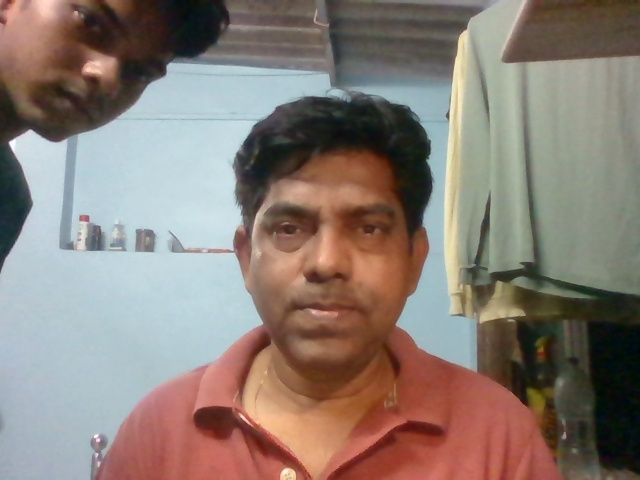
#> input picture facial-symmetry-test/server/uploads/baseline_1773339878093.jpg, 640 x 480 px
$ python analyze.py --mode baseline --image ../server/uploads/baseline_1773339878093.jpg
#> lines starting #> are read from the running program, lines starting #| are printed output that depends on the picture
### facial-symmetry-test/cv_engine/landmark_extractor.py
import cv2
import numpy as np
import mediapipe as mp

mp_face_mesh = mp.solutions.face_mesh


def apply_clahe(image_bgr):
    lab = cv2.cvtColor(image_bgr, cv2.COLOR_BGR2LAB)
    l, a, b = cv2.split(lab)
    clahe = cv2.createCLAHE(clipLimit=2.0, tileGridSize=(8, 8))
    l_eq = clahe.apply(l)
    lab_eq = cv2.merge([l_eq, a, b])
    return cv2.cvtColor(lab_eq, cv2.COLOR_LAB2BGR)


# [35 lines left out: functions check_lighting, validate_pose, not called in this run]


def extract_landmarks(image_path, apply_lighting_norm=True):
    image_bgr = cv2.imread(image_path)
    if image_bgr is None:
        return {"error": f"Cannot load image: {image_path}"}

    img_h, img_w = image_bgr.shape[:2]

    if apply_lighting_norm:
        image_bgr_norm = apply_clahe(image_bgr)
    else:
        image_bgr_norm = image_bgr

    image_rgb = cv2.cvtColor(image_bgr_norm, cv2.COLOR_BGR2RGB)

    with mp_face_mesh.FaceMesh(
        static_image_mode=True,
        max_num_faces=1,
        refine_landmarks=True,
        min_detection_confidence=0.5,
    ) as face_mesh:
        results = face_mesh.process(image_rgb)

    if not results.multi_face_landmarks:
        return {"error": "No face detected in image"}

    face_landmarks = results.multi_face_landmarks[0].landmark

    visibilities = [lm.visibility if hasattr(lm, "visibility") else 1.0 for lm in face_landmarks]
    confidence = float(np.mean(visibilities))

    raw_bgr = cv2.imread(image_path)
    lighting_ratio, lighting_ok = check_lighting(raw_bgr, face_landmarks, img_w, img_h)
    pose_valid, yaw_ratio = validate_pose(face_landmarks, img_w, img_h)

    landmarks = [{"x": lm.x, "y": lm.y, "z": lm.z} for lm in face_landmarks]

    return {
        "landmarks": landmarks,
        "img_w": img_w,
        "img_h": img_h,
        "lighting_ratio": lighting_ratio,
        "lighting_ok": lighting_ok,
        "pose_valid": pose_valid,
        "yaw_ratio": yaw_ratio,
        "confidence": round(confidence, 3),
        "error": None,
    }

### facial-symmetry-test/cv_engine/analyze.py
"""
Main orchestrator — entry point called by Node server.

Usage:
  python analyze.py --mode baseline --image path/to/image.jpg --out path/to/fingerprint.json
  python analyze.py --mode analyze  --image path/to/test.jpg  --fingerprint path/to/fingerprint.json

Prints single JSON object to stdout. Node reads this.
"""

import sys
import json
import argparse

from landmark_extractor import extract_landmarks
from symmetry_engine import compute_all_scores
from comparator import compare


def run_baseline(image_path, out_path):
    extraction = extract_landmarks(image_path)
#> in extract_landmarks, image_bgr is the input picture: shape (480, 640, 3); mean B, G, R 117.3, 125.2, 137.8
#> in apply_clahe, `lab = cv2.cvtColor(image_bgr, cv2.COLOR_BGR2LAB)`: lab: shape (480, 640, 3); mean of channels 0, 1, 2 134.9, 132.7, 135.2
#> in apply_clahe, `l, a, b = cv2.split(lab)`:
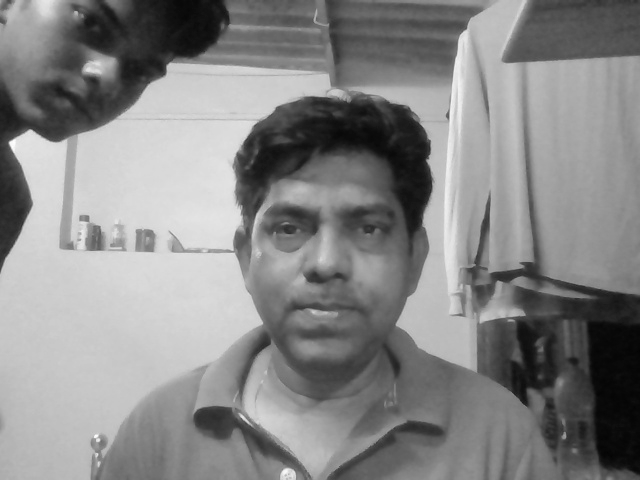
#> l: shape (480, 640); min 3, max 255, mean 134.9
#> in apply_clahe, `l, a, b = cv2.split(lab)`:
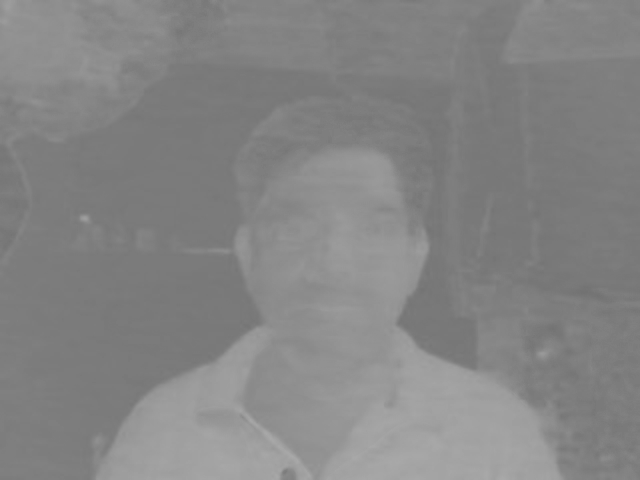
#> a: shape (480, 640); min 114, max 169, mean 132.7
#> in apply_clahe, `l_eq = clahe.apply(l)`:
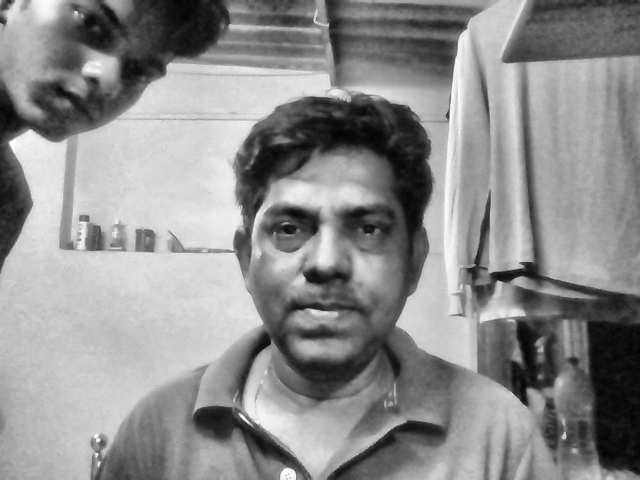
#> l_eq: shape (480, 640); min 2, max 255, mean 141.5
#> in apply_clahe, `lab_eq = cv2.merge([l_eq, a, b])`: lab_eq: shape (480, 640, 3); mean of channels 0, 1, 2 141.5, 132.7, 135.2
#> in apply_clahe, `return cv2.cvtColor(lab_eq, cv2.COLOR_LAB2BGR)`:
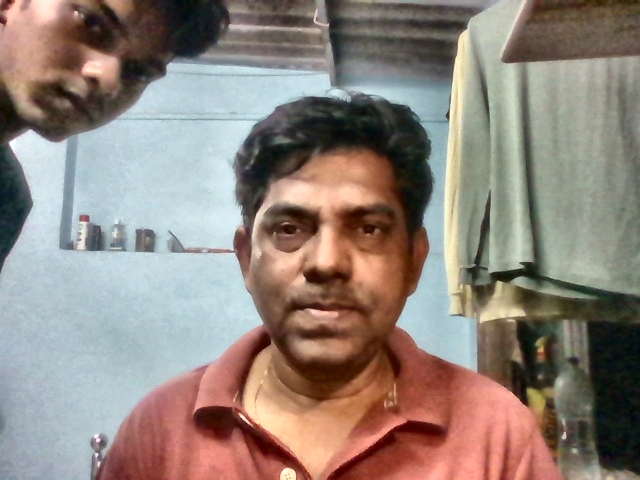
#> returned value: shape (480, 640, 3); mean B, G, R 124, 132.1, 144.9

    if extraction["error"]:
        print(json.dumps({"error": extraction["error"]}))
        return

    scores = compute_all_scores(
        extraction["landmarks"],
        extraction["img_w"],
        extraction["img_h"],
    )

    fingerprint = {
        "scores": scores,
        "meta": {
            "image_path": image_path,
            "lighting_ratio": extraction["lighting_ratio"],
            "lighting_ok": extraction["lighting_ok"],
            "pose_valid": extraction["pose_valid"],
            "yaw_ratio": extraction["yaw_ratio"],
            "confidence": extraction["confidence"],
        },
    }

    with open(out_path, "w") as f:
        json.dump(fingerprint, f, indent=2)

    print(json.dumps({
        "success": True,
        "mode": "baseline",
        "scores": scores,
        "meta": fingerprint["meta"],
        "fingerprint_path": out_path,
    }))


def run_analyze(test_image_path, fingerprint_path):
    # Load baseline fingerprint
    try:
        with open(fingerprint_path, "r") as f:
            fingerprint = json.load(f)
    except FileNotFoundError:
        print(json.dumps({"error": f"Fingerprint not found: {fingerprint_path}. Upload baseline first."}))
        return

    baseline_scores = fingerprint["scores"]

    # Extract landmarks from test image
    extraction = extract_landmarks(test_image_path)

    if extraction["error"]:
        print(json.dumps({"error": extraction["error"]}))
        return

    live_scores = compute_all_scores(
        extraction["landmarks"],
        extraction["img_w"],
        extraction["img_h"],
    )

    result = compare(baseline_scores, live_scores)

    result["test_meta"] = {
        "lighting_ratio": extraction["lighting_ratio"],
        "lighting_ok": extraction["lighting_ok"],
        "pose_valid": extraction["pose_valid"],
        "yaw_ratio": extraction["yaw_ratio"],
        "confidence": extraction["confidence"],
    }

    result["baseline_meta"] = fingerprint["meta"]

    print(json.dumps(result))


if __name__ == "__main__":
    parser = argparse.ArgumentParser()
    parser.add_argument("--mode", choices=["baseline", "analyze"], required=True)
    parser.add_argument("--image", required=True)
    parser.add_argument("--out", default=None)
    parser.add_argument("--fingerprint", default=None)
    args = parser.parse_args()

    if args.mode == "baseline":
        out = args.out or args.image.replace(".jpg", "_fingerprint.json").replace(".png", "_fingerprint.json")
        run_baseline(args.image, out)
#> (the call stopped at in extract_landmarks, `with mp_face_mesh.FaceMesh( static_image_mode=True, max_num_faces=1, r..`: mediapipe is not available in this run)
    elif args.mode == "analyze":
        if not args.fingerprint:
            print(json.dumps({"error": "--fingerprint path required for analyze mode"}))
            sys.exit(1)
        run_analyze(args.image, args.fingerprint)

$ run again, on facial-symmetry-test/server/uploads/test_1773339990039.jpg
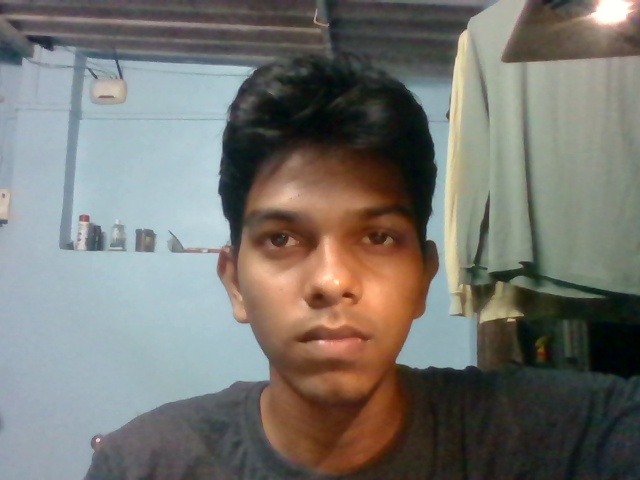
#> input picture facial-symmetry-test/server/uploads/test_1773339990039.jpg, 640 x 480 px
#> in extract_landmarks, image_bgr is the input picture: shape (480, 640, 3); mean B, G, R 111.5, 116.9, 117.9
#> lab: shape (480, 640, 3); mean of channels 0, 1, 2 123.2, 128.3, 131.8
#> in apply_clahe, `l, a, b = cv2.split(lab)`:
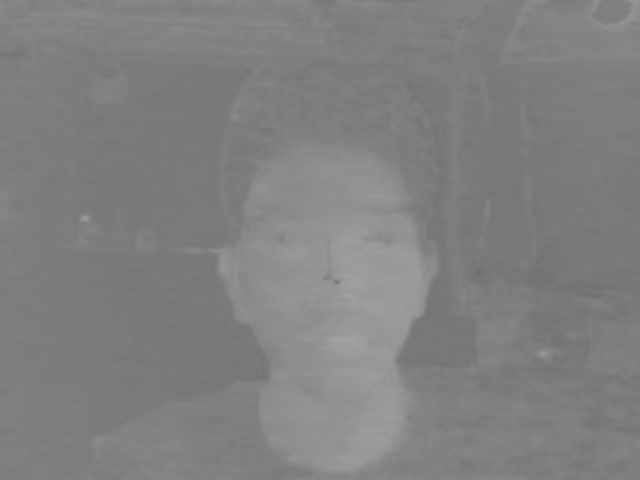
#> a: shape (480, 640); min 112, max 162, mean 128.3
#> lab_eq: shape (480, 640, 3); mean of channels 0, 1, 2 132.7, 128.3, 131.8
#> in apply_clahe, `return cv2.cvtColor(lab_eq, cv2.COLOR_LAB2BGR)`:
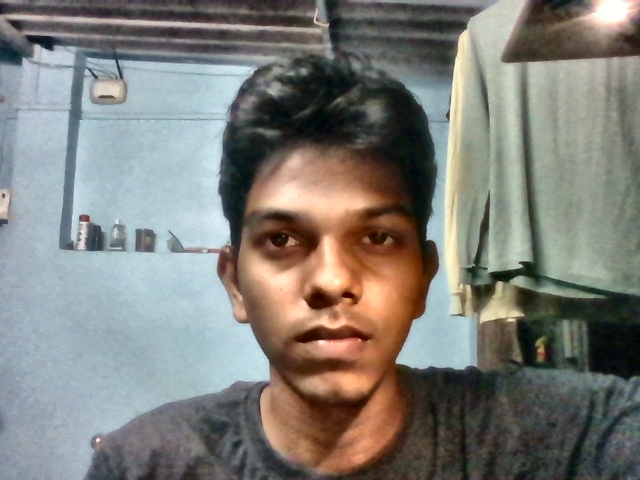
#> returned value: shape (480, 640, 3); mean B, G, R 120.8, 126.4, 127.3
